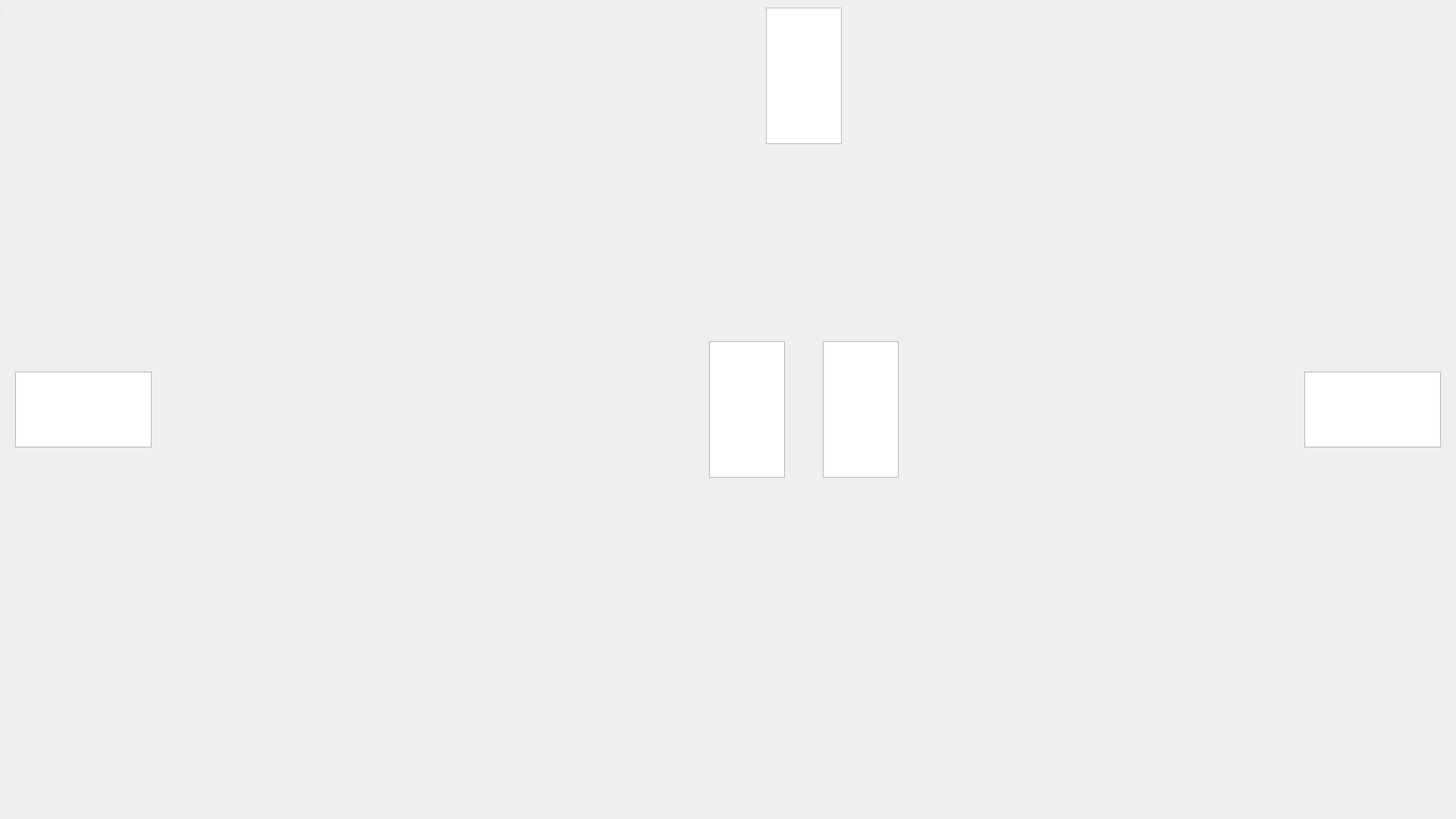
<?xml version="1.0" encoding="UTF-8"?>
<ui version="4.0">
 <class>GameView</class>
 <widget class="QWidget" name="GameView">
  <property name="geometry">
   <rect>
    <x>0</x>
    <y>0</y>
    <width>1920</width>
    <height>1080</height>
   </rect>
  </property>
  <property name="minimumSize">
   <size>
    <width>1280</width>
    <height>720</height>
   </size>
  </property>
  <property name="maximumSize">
   <size>
    <width>1920</width>
    <height>1080</height>
   </size>
  </property>
  <property name="windowTitle">
   <string>MainWindow</string>
  </property>
  <widget class="QWidget" name="Spielfeld" native="true">
   <property name="geometry">
    <rect>
     <x>0</x>
     <y>0</y>
     <width>1920</width>
     <height>720</height>
    </rect>
   </property>
   <property name="minimumSize">
    <size>
     <width>1280</width>
     <height>720</height>
    </size>
   </property>
   <property name="maximumSize">
    <size>
     <width>1920</width>
     <height>1080</height>
    </size>
   </property>
   <property name="font">
    <font>
     <pointsize>20</pointsize>
    </font>
   </property>
   <widget class="QGraphicsView" name="Gegner3">
    <property name="geometry">
     <rect>
      <x>1720</x>
      <y>490</y>
      <width>180</width>
      <height>100</height>
     </rect>
    </property>
    <property name="sizePolicy">
     <sizepolicy hsizetype="Minimum" vsizetype="Maximum">
      <horstretch>0</horstretch>
      <verstretch>0</verstretch>
     </sizepolicy>
    </property>
    <property name="minimumSize">
     <size>
      <width>180</width>
      <height>10</height>
     </size>
    </property>
    <property name="maximumSize">
     <size>
      <width>250</width>
      <height>100</height>
     </size>
    </property>
   </widget>
   <widget class="QGraphicsView" name="Gegner1">
    <property name="geometry">
     <rect>
      <x>20</x>
      <y>490</y>
      <width>180</width>
      <height>100</height>
     </rect>
    </property>
    <property name="sizePolicy">
     <sizepolicy hsizetype="Minimum" vsizetype="Maximum">
      <horstretch>0</horstretch>
      <verstretch>0</verstretch>
     </sizepolicy>
    </property>
    <property name="minimumSize">
     <size>
      <width>180</width>
      <height>10</height>
     </size>
    </property>
    <property name="maximumSize">
     <size>
      <width>250</width>
      <height>100</height>
     </size>
    </property>
   </widget>
   <widget class="QGraphicsView" name="LastPlayed">
    <property name="geometry">
     <rect>
      <x>1085</x>
      <y>450</y>
      <width>100</width>
      <height>180</height>
     </rect>
    </property>
    <property name="minimumSize">
     <size>
      <width>20</width>
      <height>20</height>
     </size>
    </property>
   </widget>
   <widget class="QGraphicsView" name="drawCards">
    <property name="geometry">
     <rect>
      <x>935</x>
      <y>450</y>
      <width>100</width>
      <height>180</height>
     </rect>
    </property>
   </widget>
   <widget class="QGraphicsView" name="Gegner2">
    <property name="geometry">
     <rect>
      <x>1010</x>
      <y>10</y>
      <width>100</width>
      <height>180</height>
     </rect>
    </property>
    <property name="sizePolicy">
     <sizepolicy hsizetype="Minimum" vsizetype="Maximum">
      <horstretch>0</horstretch>
      <verstretch>0</verstretch>
     </sizepolicy>
    </property>
    <property name="minimumSize">
     <size>
      <width>100</width>
      <height>0</height>
     </size>
    </property>
    <property name="maximumSize">
     <size>
      <width>100</width>
      <height>180</height>
     </size>
    </property>
   </widget>
   <widget class="QLabel" name="labelGegner1">
    <property name="geometry">
     <rect>
      <x>20</x>
      <y>455</y>
      <width>180</width>
      <height>31</height>
     </rect>
    </property>
    <property name="font">
     <font>
      <pointsize>15</pointsize>
     </font>
    </property>
    <property name="text">
     <string/>
    </property>
    <property name="alignment">
     <set>Qt::AlignCenter</set>
    </property>
   </widget>
   <widget class="QLabel" name="labelGegner2">
    <property name="geometry">
     <rect>
      <x>970</x>
      <y>190</y>
      <width>180</width>
      <height>31</height>
     </rect>
    </property>
    <property name="font">
     <font>
      <pointsize>15</pointsize>
     </font>
    </property>
    <property name="text">
     <string/>
    </property>
    <property name="alignment">
     <set>Qt::AlignCenter</set>
    </property>
   </widget>
   <widget class="QLabel" name="labelGegner3">
    <property name="geometry">
     <rect>
      <x>1720</x>
      <y>450</y>
      <width>180</width>
      <height>31</height>
     </rect>
    </property>
    <property name="font">
     <font>
      <pointsize>15</pointsize>
     </font>
    </property>
    <property name="text">
     <string/>
    </property>
    <property name="alignment">
     <set>Qt::AlignCenter</set>
    </property>
   </widget>
  </widget>
  <widget class="QStatusBar" name="statusbar">
   <property name="geometry">
    <rect>
     <x>0</x>
     <y>0</y>
     <width>3</width>
     <height>18</height>
    </rect>
   </property>
  </widget>
 </widget>
 <tabstops>
  <tabstop>drawCards</tabstop>
 </tabstops>
 <resources/>
 <connections/>
</ui>
